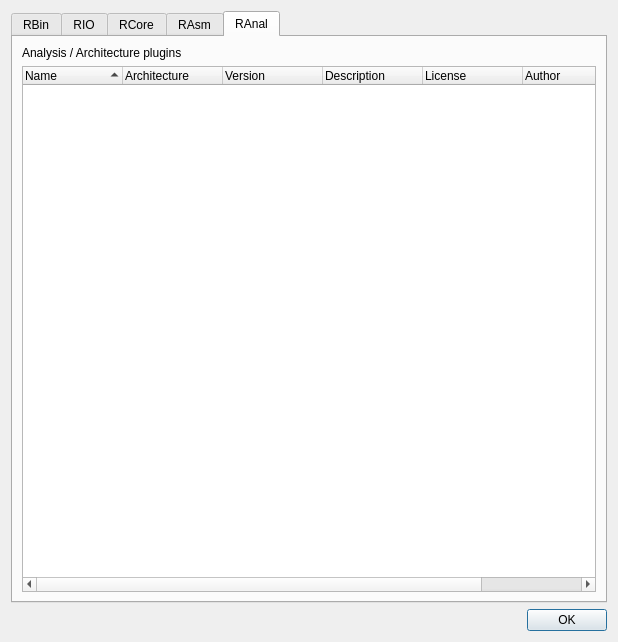
<?xml version="1.0" encoding="UTF-8"?>
<ui version="4.0">
 <class>R2PluginsDialog</class>
 <widget class="QDialog" name="R2PluginsDialog">
  <property name="geometry">
   <rect>
    <x>0</x>
    <y>0</y>
    <width>618</width>
    <height>642</height>
   </rect>
  </property>
  <property name="windowTitle">
   <string>radare2 plugin information</string>
  </property>
  <layout class="QVBoxLayout" name="verticalLayout_1">
   <item>
    <widget class="QTabWidget" name="tabWidget">
     <property name="currentIndex">
      <number>4</number>
     </property>
     <widget class="QWidget" name="RBinTab">
      <attribute name="title">
       <string>RBin</string>
      </attribute>
      <layout class="QVBoxLayout" name="verticalLayout_2">
       <item>
        <widget class="QLabel" name="RBinLabel">
         <property name="text">
          <string>RBin plugins</string>
         </property>
        </widget>
       </item>
       <item>
        <widget class="QTreeWidget" name="RBinTreeWidget">
         <property name="sortingEnabled">
          <bool>true</bool>
         </property>
         <column>
          <property name="text">
           <string>Name</string>
          </property>
         </column>
         <column>
          <property name="text">
           <string>Description</string>
          </property>
         </column>
         <column>
          <property name="text">
           <string>License</string>
          </property>
         </column>
         <column>
          <property name="text">
           <string>Type</string>
          </property>
         </column>
        </widget>
       </item>
      </layout>
     </widget>
     <widget class="QWidget" name="RIOTab">
      <attribute name="title">
       <string>RIO</string>
      </attribute>
      <layout class="QVBoxLayout" name="verticalLayout_3">
       <item>
        <widget class="QLabel" name="RIOLabel">
         <property name="text">
          <string>RIO plugins</string>
         </property>
        </widget>
       </item>
       <item>
        <widget class="QTreeWidget" name="RIOTreeWidget">
         <property name="sortingEnabled">
          <bool>true</bool>
         </property>
         <column>
          <property name="text">
           <string>Name</string>
          </property>
         </column>
         <column>
          <property name="text">
           <string>Description</string>
          </property>
         </column>
         <column>
          <property name="text">
           <string>License</string>
          </property>
         </column>
         <column>
          <property name="text">
           <string>Permissions</string>
          </property>
         </column>
        </widget>
       </item>
      </layout>
     </widget>
     <widget class="QWidget" name="RCoreTab">
      <attribute name="title">
       <string>RCore</string>
      </attribute>
      <layout class="QVBoxLayout" name="verticalLayout_4">
       <item>
        <widget class="QLabel" name="RCoreLabel">
         <property name="text">
          <string>RCore plugins</string>
         </property>
        </widget>
       </item>
       <item>
        <widget class="QTreeWidget" name="RCoreTreeWidget">
         <property name="sortingEnabled">
          <bool>true</bool>
         </property>
         <column>
          <property name="text">
           <string>Name</string>
          </property>
         </column>
         <column>
          <property name="text">
           <string>Description</string>
          </property>
         </column>
        </widget>
       </item>
      </layout>
     </widget>
     <widget class="QWidget" name="RAsmTab">
      <attribute name="title">
       <string>RAsm</string>
      </attribute>
      <layout class="QVBoxLayout" name="verticalLayout_5">
       <item>
        <widget class="QLabel" name="RAsmLabel">
         <property name="text">
          <string>RAsm plugins</string>
         </property>
        </widget>
       </item>
       <item>
        <widget class="QTreeWidget" name="RAsmTreeWidget">
         <property name="sortingEnabled">
          <bool>true</bool>
         </property>
         <column>
          <property name="text">
           <string>Name</string>
          </property>
         </column>
         <column>
          <property name="text">
           <string>Architecture</string>
          </property>
         </column>
         <column>
          <property name="text">
           <string>CPU's</string>
          </property>
         </column>
         <column>
          <property name="text">
           <string>Version</string>
          </property>
         </column>
         <column>
          <property name="text">
           <string>Description</string>
          </property>
         </column>
         <column>
          <property name="text">
           <string>License</string>
          </property>
         </column>
         <column>
          <property name="text">
           <string>Author</string>
          </property>
         </column>
        </widget>
       </item>
      </layout>
     </widget>
     <widget class="QWidget" name="RAnalTab">
      <attribute name="title">
       <string>RAnal</string>
      </attribute>
      <layout class="QVBoxLayout" name="verticalLayout_5">
       <item>
        <widget class="QLabel" name="RAnalLabel">
         <property name="text">
          <string>Analysis / Architecture plugins</string>
         </property>
        </widget>
       </item>
       <item>
        <widget class="QTreeWidget" name="RAnalTreeWidget">
         <property name="sortingEnabled">
          <bool>true</bool>
         </property>
         <column>
          <property name="text">
           <string>Name</string>
          </property>
         </column>
         <column>
          <property name="text">
           <string>Architecture</string>
          </property>
         </column>
         <column>
          <property name="text">
           <string>Version</string>
          </property>
         </column>
         <column>
          <property name="text">
           <string>Description</string>
          </property>
         </column>
         <column>
          <property name="text">
           <string>License</string>
          </property>
         </column>
         <column>
          <property name="text">
           <string>Author</string>
          </property>
         </column>
         <column>
          <property name="text">
           <string>CPU's</string>
          </property>
         </column>
        </widget>
       </item>
      </layout>
     </widget>
    </widget>
   </item>
   <item>
    <widget class="QDialogButtonBox" name="buttonBox">
     <property name="orientation">
      <enum>Qt::Horizontal</enum>
     </property>
     <property name="standardButtons">
      <set>QDialogButtonBox::Ok</set>
     </property>
    </widget>
   </item>
  </layout>
 </widget>
 <resources/>
 <connections>
  <connection>
   <sender>buttonBox</sender>
   <signal>accepted()</signal>
   <receiver>R2PluginsDialog</receiver>
   <slot>accept()</slot>
   <hints>
    <hint type="sourcelabel">
     <x>248</x>
     <y>254</y>
    </hint>
    <hint type="destinationlabel">
     <x>157</x>
     <y>274</y>
    </hint>
   </hints>
  </connection>
 </connections>
</ui>
